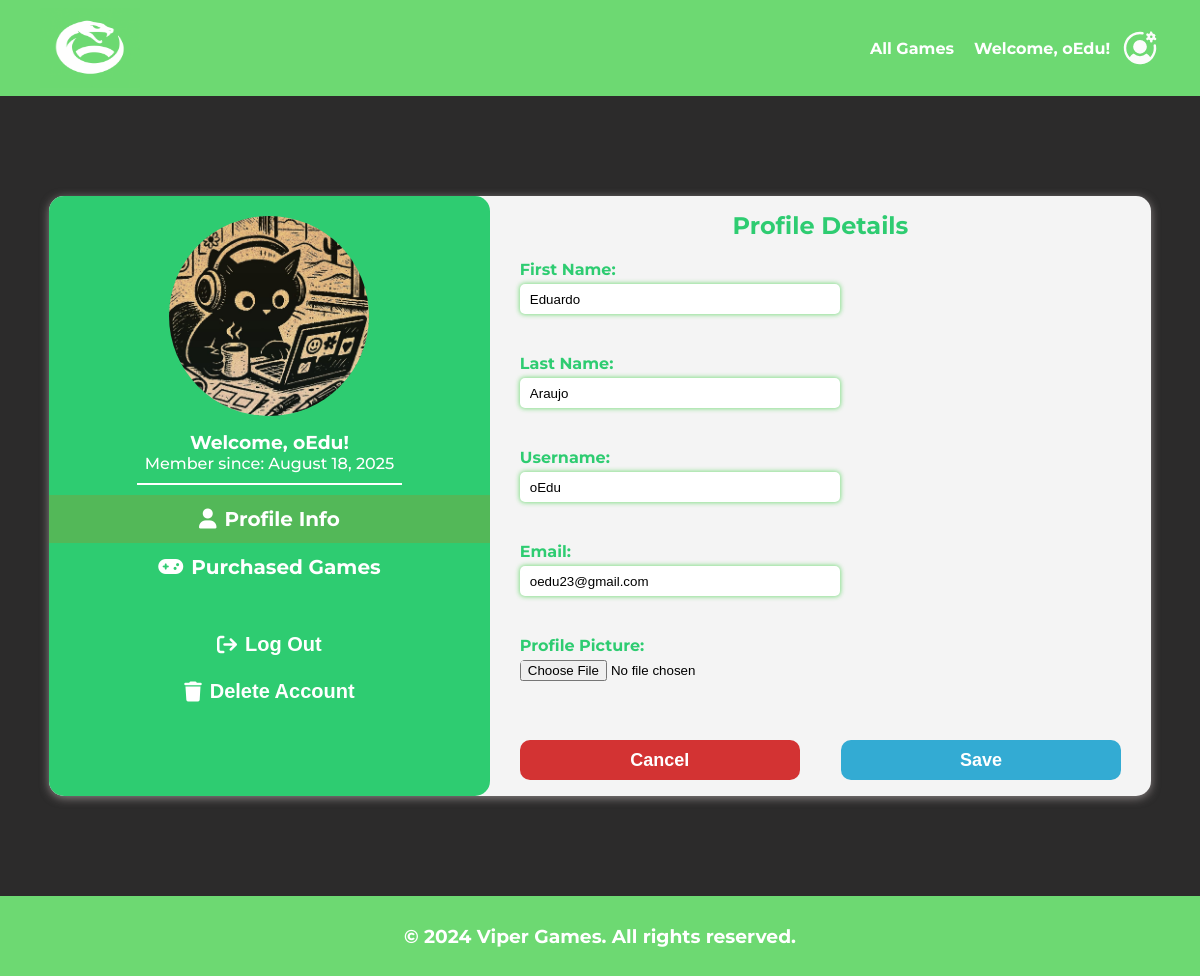
The page /accounts/profile/info/ (signed in) on the database its author committed.
### user/models.py (models this page shows, shortened)
class User(models.Model):
    username = models.CharField(max_length=150, unique=True)
    first_name = models.CharField(max_length=30)
    last_name = models.CharField(max_length=30)
    email = models.EmailField(unique=True)
    password = models.CharField(max_length=12)
    profile_picture = models.ImageField(upload_to='user/', default='user/user.png')
    date_joined = models.DateTimeField(auto_now_add=True)
    purchased_games = models.ManyToManyField("games.Game", blank=True)
    online = models.BooleanField(default=False)

### user/views.py (the view, shortened to what this page needs)
# urls.py: path('info/', views.profile_info, name='profile_info'),
def profile_info(request):
    user_id = request.session.get('user_id')
    if not user_id:
        return redirect('login')
    user = find_user_by_id(user_id)
    if not user:
        messages.error(request, "User not found!")
        return redirect('login')
    context = {
        'user': user,
    }
    return render(request, 'user/profile_info.html', context)

### user/models.py (called while the page is built)
def find_user_by_id(user_id):
    try:
        return User.objects.get(id=user_id)
    except User.DoesNotExist:
        return None

### user/templates/user/profile_info.html (shortened to what this page needs)
{% extends 'games/base.html' %}
{% load static %}
{% block extra_head %}
    <link rel="stylesheet" href="{% static 'user/css/profile.css' %}">
    <link rel="stylesheet" href="https://cdnjs.cloudflare.com/ajax/libs/font-awesome/6.0.0-beta3/css/all.min.css">
{% endblock extra_head %}
{% block content %}
<main id="main-content">
    <div class="profile-container">
        <div class="green-part">
            <img src="{{ user.profile_picture.url }}" alt="Profile Picture" class="profile-picture" >
            <h3>Welcome, {{ user.username }}!</h3>
            <p>Member since: {{ user.date_joined|date:"F j, Y" }}</p>
            <div class="btns">
                <hr class="line">
                <div class="profile-info">
                    <a href="{% url 'profile_info' %}" class="active btn">
                        <i class="fa fa-user"></i> Profile Info
                    </a>
                </div>
                <div class="purchased-games">
                    <a href="{% url 'purchased_games' %}" class="btn">
                        <i class="fa fa-gamepad"></i> Purchased Games
                    </a>
                </div>
                <div class="logoutForm">
                    <form action="{% url 'logout' %}" method="post">
                        <button type="submit" class="btn" name="logout">
                            <i class="fa fa-sign-out"></i> Log Out
                        </button>
                    </form>
                </div>
                <div class="deleteAccountForm">
                    <form action="{% url 'delete_account' %}" method="post">
                        <button type="submit" class="btn" name="delete_account">
                            <i class="fa fa-trash"></i> Delete Account
                        </button>
                    </form>
                </div>
            </div>
        </div>
        <div class="white-part">
            <div class="profile-title">
                <h2>Profile Details</h2>
            </div>
            <div class="profile-details">
                <div class="edit-profile">
                    <form action="" method="post" enctype="multipart/form-data">
                        <div class="fields">
                            <div class="info-area">
                                <p><strong>First Name:</strong></p>
                                <input type="text" name="first_name" value="{{ user.first_name }}">
                            </div>
                            <div class="info-area">
                                <p><strong>Last Name:</strong></p>
                                <input type="text" name="last_name" value="{{ user.last_name }}">
                            </div>
                            <div class="info-area">
                                <p><strong>Username:</strong></p>
                                <input type="text" name="username" value="{{ user.username }}">
                            </div>
                            <div class="info-area">
                                <p><strong>Email:</strong></p>
                                <input type="email" name="email" value="{{ user.email }}">
                            </div>
                            <div class="info-area">
                                <p><strong>Profile Picture:</strong></p>
                                <input type="file" name="profile_picture" accept="image/*" id="picture_input">
                            </div>
                        </div>
                        <div class="btns-form">
                            <button type="submit" name="cancelBtn" class="cancelBtn">Cancel</button>
                            <button type="submit" name="submitBtn" class="saveBtn">Save</button>
                        </div>
                    </form>
                </div>
            </div>
        </div>
    </div>
</main>
{% endblock content %}

### games/templates/games/base.html (shortened to what this page needs)
{% load static %}
<!DOCTYPE html>
<html lang="en">
<head>
    {% block extra_head %}{% endblock extra_head %}
    <link rel="stylesheet" href="{% static 'games/css/base.css' %}">
</head>
<body>
    {% block navBar %}
        <nav>
            <div class="logo">
                <a href="{% url 'game_list' %}"><img src="{% static 'games/img/vibora-logo.png' %}" alt=""></a>
            </div>
            <div class="navigateLinks">
                <a href="{% url 'game_list' %}">All Games</a>
                {% if not user %}
                    <a href="{% url 'signup' %}">Sign Up</a>
                    <button class="loginBtn"><a id="loginLink" href="{% url 'login' %}">Log In</a></button>
                {% else %}
                    <h4>Welcome, {{ user.username }}!</h4>
                    <a id="userBtn" href="{% url 'profile_info' %}"><img src="{% static 'games/img/user-icon.svg' %}" alt=""></a>
                {% endif %}
            </div>
        </nav>
    {% endblock navBar %}
    {% block content %}
    {% endblock content %}
    {% block footer %}
        <footer>
            <h3>© 2024 Viper Games. All rights reserved.</h3>
        </footer>
    {% endblock footer %}
</body>
</html>

### user/static/user/css/profile.css (style rules this page uses)
.btns { display: flex; justify-content: center; flex-direction: column; align-items: center; margin-top: 10px; width: 100%; }
.btns a, .btns form, .company-dashboard, .purchased-games, .profile-info { width: 100%; display: flex; }
.line { width: 60%; border: none; border-top: 2px solid #fff; margin-bottom: 10px; }
.btn { background-color: transparent; width: 100%; color: #fff; border: none; padding: 12px 20px; cursor: pointer; font-size: 20px; font-weight: 700; display: flex; justify-content: center; align-items: center; gap: 8px; transition: background 0.2s ease-in-out; }
.active { background-color: #53b858; }
#main-content { padding: 20px; align-items: center; justify-content: center; display: flex; flex-direction: column; width: 100%; min-height: 100vh; }
.profile-container { display: flex; align-items: stretch; background-color: #f4f4f4; border-radius: 15px; box-shadow: 0 2px 10px rgba(202, 192, 192, 0.596); width: 95%; min-height: 75vh; }
.green-part { background-color: #2ecc71; display: flex; flex-direction: column; align-items: center; border-radius: 15px; width: 40%; color: white; }
.green-part a { color: #fff; text-decoration: none; }
.green-part p { font-size: 16px; font-weight: 500; }
.profile-picture { width: 200px; height: 200px; object-fit: cover; border-radius: 50%; margin-top: 20px; margin-bottom: 15px; }
#picture_input { box-shadow: none; padding: 0; color: black; }
.white-part { width: 60%; height: 100%; padding: 15px 30px; color: #2ecc71; display: flex; flex-direction: column; align-items: center; gap: 20px; }
.white-part input { height: 30px; padding: 0 10px; box-shadow: 0 0 4px 1px #6dd972cb; border-radius: 5px; width: 320px; border: none; }
form { display: flex; flex-direction: column; align-items: center; justify-content: center; gap: 50px; }
.info-area { display: flex; flex-direction: column; gap: 5px; }
.fields { width: 100%; display: flex; flex-wrap: wrap; height: 100%; gap: 40px; }
.saveBtn { width: 280px; height: 40px; font-weight: bold; font-size: 18px; background-color: rgb(51, 171, 211); color: white; border: none; border-radius: 10px; cursor: pointer; }
.cancelBtn { width: 280px; height: 40px; font-weight: bold; font-size: 18px; background-color: rgb(211, 51, 51); color: white; border: none; border-radius: 10px; cursor: pointer; }
.btns-form { display: flex; justify-content: space-between; width: 100% }
.logoutForm, .deleteAccountForm { width: 100%; display: flex; flex-direction: column; }
.logoutForm { margin-top: 30px; }

### games/static/games/css/base.css (style rules this page uses)
* { padding: 0; margin: 0; box-sizing: border-box; }
nav { padding: 0px 40px; display: flex; align-items: center; justify-content: space-between; background-color: #6dd972; height: 12vh; width: 100%; }
.logo { width: 100px; height: 10vh; }
.logo img { width: 100%; height: 100%; }
.navigateLinks a { color: #fff; text-decoration: none; font-weight: bold; height: 100%; align-items: center; display: flex; justify-content: center; padding: 0px 20px; min-width: 100px; }
.navigateLinks { display: flex; align-items: center; justify-content: center; height: 100%; }
#userBtn { width: 40px; height: 40px; min-width: 40px; padding: 0; margin-left: 10px; border-radius: 50%; overflow: hidden; }
#userBtn img { width: 100%; height: 100%; }
body { color: #fff; background-color: #2c2b2b; font-family: 'Montserrat', sans-serif; }
main { padding: 20px 40px; min-height: 76vh; }
footer { background-color: #6dd972; height: 80px; display: flex; align-items: center; justify-content: center; bottom: 0; position:static; width: 100%; }

### rows shown on the page
User: username "oEdu", profile_picture (picture), date_joined "August 18, 2025", first_name "Eduardo", last_name "Araujo", email "oedu23@gmail.com"
